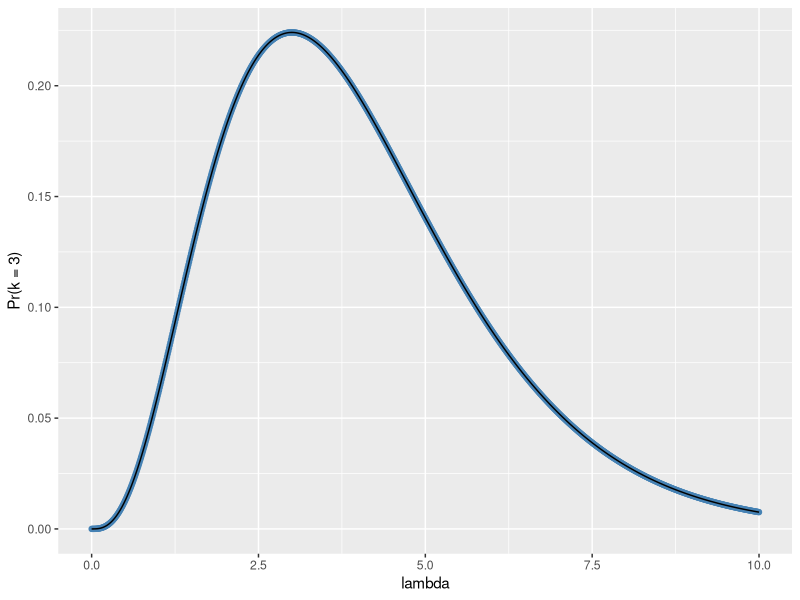
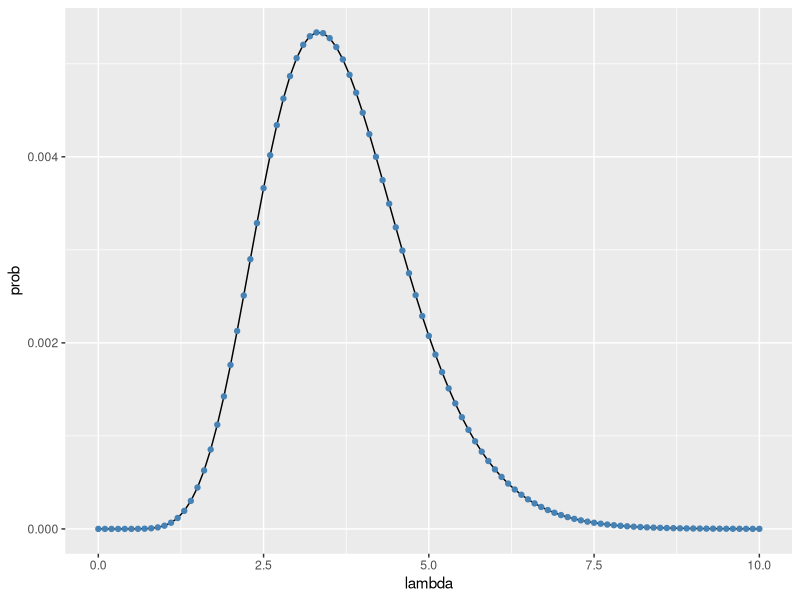
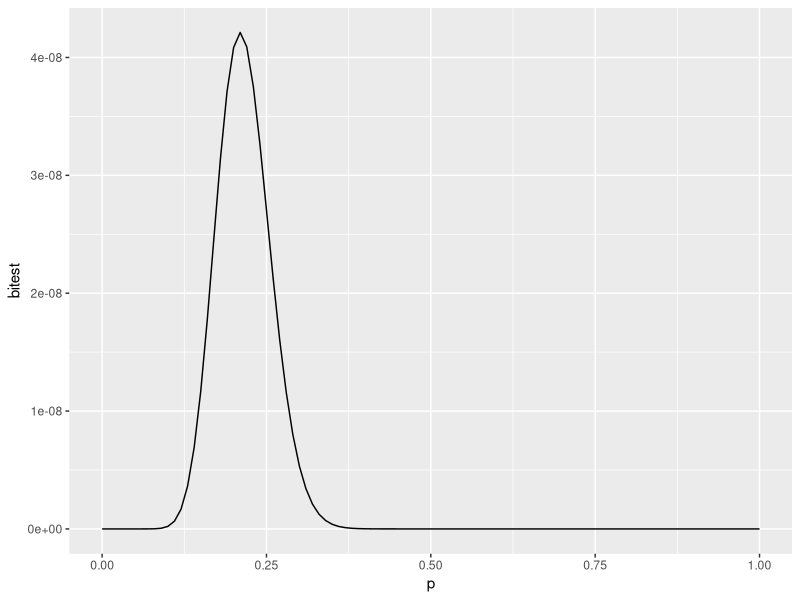

R code for these plots, in order:
#' ---
#' title: Week Thirteen Code
#' output: html_document
#' date: "`r format(Sys.time(), '%d-%m-%Y')`"
#' author: Elise Grabda
#' ---
#+ message = F, warning = F
library(tidyverse)
library(here)


# More Likely -------------------------------------------------------------

# dpois()
# the first argument is "k"
# the second argument is "lambda"
dpois(3, lambda = 3.5)

# change lambda from 0 to 10 by 0.1
lambda <- seq(0, 10, by = 0.01)

# probability
pr1 <- dpois(3, lambda = lambda)

# create a data frame
df_pois <- tibble(y = 3,
                  lambda = lambda,
                  pr = pr1)

df_pois %>% 
  ggplot(aes(x = lambda,
             y = pr)) +
  geom_point(color = "steelblue") +
  geom_line() +
  labs(x = "lambda",
       y = "Pr(k = 3)")


#Multiple Observations

# try lambda = 3 for y = 3, 2, 5
pr2 <- dpois(c(3, 2, 5), lambda = 3)
print(pr2)

# probability of observing 3, 2, 5 simultaneously
# with lambda = 3
prod(pr2)

# lambda = 0 - 10 by 0.01
y <- c(3, 2, 5)
lambda <- seq(0, 10, by = 0.1)

# sapply repeats the task in FUN
# each element in "X" will be sequencially substituted in "z"
pr3 <- sapply(X = lambda,
             FUN = function(z) prod(dpois(y, lambda = z)))
pr3

# make a data frame and arrange by pr (likelihood)
df_pois2 <- tibble(lambda = lambda,
                  pr = pr3)

df_pois2 %>% 
  arrange(desc(pr)) %>% 
  print()

# visualize
df_pois2 %>% 
  ggplot(aes(x = lambda,
             y = pr)) +
  geom_line() +
  geom_point(color="steelblue") +
  labs(y = "prob")

mean(c(3,2,5))





# Laboratory --------------------------------------------------------------
#MLE for Binomial Dist.

y <- c(2,2,0,0,3,1,3,3,4,3)
p <- seq(0,1,0.01)


bitest <- sapply(X = p,
       FUN = function(z) prod(dbinom(y,10,p=z)))

bitibble <- tibble(p,bitest)

bitibble %>% 
  ggplot(aes(x=p,y=bitest))+
  geom_line()

bitibble %>% 
  arrange(desc(bitest))

#Most likely value is for p = 0.21

#compare NXp to mean y

mean(y)

10*0.21





